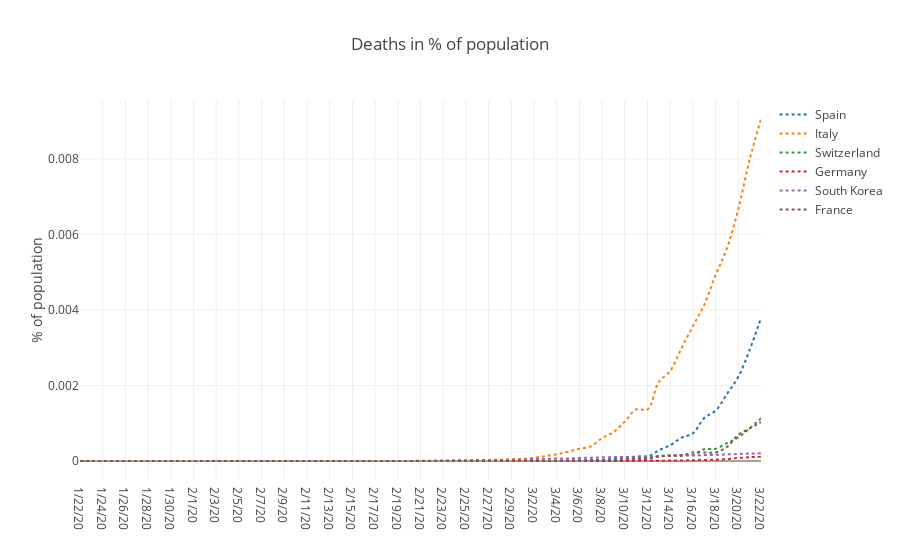

Notebook source saved alongside this figure:
### Markdown cell above
## Plotly: Deaths in % of population

### Code cell
# Quelle: https://www.youtube.com/watch?v=XUNaGFa9xCM
# dort gibt es ein weiteres Beispiel mit Widgets und interactive
#df.loc[df['Country/Region'] == "Italy"]

import plotly as py
import plotly.graph_objs as go
import ipywidgets as widgets
import numpy as np
py.offline.init_notebook_mode(connected=True)

layout = go.Layout(
    title='Deaths in % of population',
    yaxis=dict(
        title='% of population'
    ),
)

trace0 = go.Scatter(
    x=df_selec.loc[df['Country/Region'] == c_s[0],"Date"],
    y=df_selec.loc[df['Country/Region'] == c_s[0], "Deaths%pop"],
    mode='lines',
    name=c_s[0],
    line=dict(
        shape='spline',
        dash='dot'
    )
)
trace1 = go.Scatter(
    x=df_selec.loc[df['Country/Region'] == c_s[1],"Date"],
    y=df_selec.loc[df['Country/Region'] == c_s[1],"Deaths%pop"],
    mode='lines',
    name=c_s[1],
    line=dict(
        shape='spline',
        dash='dot'
    )
)
trace2 = go.Scatter(
    x=df_selec.loc[df['Country/Region'] == c_s[2],"Date"],
    y=df_selec.loc[df['Country/Region'] == c_s[2], "Deaths%pop"],
    mode='lines',
    name=c_s[2],
    line=dict(
        shape='spline',
        dash='dot'
    )
)
trace3 = go.Scatter(
    x=df_selec.loc[df['Country/Region'] == c_s[3],"Date"],
    y=df_selec.loc[df['Country/Region'] == c_s[3],"Deaths%pop"],
    mode='lines',
    name=c_s[3],
    line=dict(
        shape='spline',
        dash='dot'
    )
)
trace4 = go.Scatter(
    x=df_selec.loc[df['Country/Region'] == c_s[4],"Date"],
    y=df_selec.loc[df['Country/Region'] == c_s[4], "Deaths%pop"],
    mode='lines',
    name=c_s[4],
    line=dict(
        shape='spline',
        dash='dot'
    )
)
trace5 = go.Scatter(
    x=df_selec.loc[df['Country/Region'] == c_s[5],"Date"],
    y=df_selec.loc[df['Country/Region'] == c_s[5],"Deaths%pop"],
    mode='lines',
    name=c_s[5],
    line=dict(
        shape='spline',
        dash='dot'
    )
)

fig = go.Figure(data=[trace0, trace1, trace2, trace3, trace4, trace5], layout=layout)
py.offline.iplot(fig)

### Figure 1 — Plotly figure (JSON) as saved in the notebook; plotly's stock layout.template omitted (floating-point values rounded to 4 significant figures)
{"data": [{"line": {"dash": "dot", "shape": "spline"}, "mode": "lines", "name": "Spain", "type": "scatter", "x": ["1/22/20", "1/23/20", "1/24/20", "1/25/20", "1/26/20", "1/27/20", "1/28/20", "1/29/20", "1/30/20", "1/31/20", "2/1/20", "2/2/20", "2/3/20", "2/4/20", "2/5/20", "2/6/20", "2/7/20", "2/8/20", "2/9/20", "2/10/20", "2/11/20", "2/12/20", "2/13/20", "2/14/20", "2/15/20", "2/16/20", "2/17/20", "2/18/20", "2/19/20", "2/20/20", "2/21/20", "2/22/20", "2/23/20", "2/24/20", "2/25/20", "2/26/20", "2/27/20", "2/28/20", "2/29/20", "3/1/20", "3/2/20", "3/3/20", "3/4/20", "3/5/20", "3/6/20", "3/7/20", "3/8/20", "3/9/20", "3/10/20", "3/11/20", "3/12/20", "3/13/20", "3/14/20", "3/15/20", "3/16/20", "3/17/20", "3/18/20", "3/19/20", "3/20/20", "3/21/20", "3/22/20"], "y": [0, 0, 0, 0, 0, 0, 0, 0, 0, 0, 0, 0, 0, 0, 0, 0, 0, 0, 0, 0, 0, 0, 0, 0, 0, 0, 0, 0, 0, 0, 0, 0, 0, 0, 0, 0, 0, 0, 0, 0, 0, 2.139e-06, 4.278e-06, 6.416e-06, 1.069e-05, 2.139e-05, 3.636e-05, 5.989e-05, 7.486e-05, 0.0001155, 0.0001176, 0.0002845, 0.0004171, 0.0006181, 0.0007315, 0.00114, 0.001332, 0.001775, 0.002231, 0.002941, 0.00379]}, {"line": {"dash": "dot", "shape": "spline"}, "mode": "lines", "name": "Italy", "type": "scatter", "x": ["1/22/20", "1/23/20", "1/24/20", "1/25/20", "1/26/20", "1/27/20", "1/28/20", "1/29/20", "1/30/20", "1/31/20", "2/1/20", "2/2/20", "2/3/20", "2/4/20", "2/5/20", "2/6/20", "2/7/20", "2/8/20", "2/9/20", "2/10/20", "2/11/20", "2/12/20", "2/13/20", "2/14/20", "2/15/20", "2/16/20", "2/17/20", "2/18/20", "2/19/20", "2/20/20", "2/21/20", "2/22/20", "2/23/20", "2/24/20", "2/25/20", "2/26/20", "2/27/20", "2/28/20", "2/29/20", "3/1/20", "3/2/20", "3/3/20", "3/4/20", "3/5/20", "3/6/20", "3/7/20", "3/8/20", "3/9/20", "3/10/20", "3/11/20", "3/12/20", "3/13/20", "3/14/20", "3/15/20", "3/16/20", "3/17/20", "3/18/20", "3/19/20", "3/20/20", "3/21/20", "3/22/20"], "y": [0, 0, 0, 0, 0, 0, 0, 0, 0, 0, 0, 0, 0, 0, 0, 0, 0, 0, 0, 0, 0, 0, 0, 0, 0, 0, 0, 0, 0, 0, 1.654e-06, 3.308e-06, 4.962e-06, 1.158e-05, 1.654e-05, 1.985e-05, 2.812e-05, 3.473e-05, 4.796e-05, 5.623e-05, 8.6e-05, 0.0001307, 0.000177, 0.0002448, 0.0003258, 0.0003854, 0.0006053, 0.0007658, 0.001044, 0.001368, 0.001368, 0.002094, 0.002383, 0.002992, 0.003569, 0.00414, 0.004925, 0.005632, 0.006669, 0.00798, 0.009057]}, {"line": {"dash": "dot", "shape": "spline"}, "mode": "lines", "name": "Switzerland", "type": "scatter", "x": ["1/22/20", "1/23/20", "1/24/20", "1/25/20", "1/26/20", "1/27/20", "1/28/20", "1/29/20", "1/30/20", "1/31/20", "2/1/20", "2/2/20", "2/3/20", "2/4/20", "2/5/20", "2/6/20", "2/7/20", "2/8/20", "2/9/20", "2/10/20", "2/11/20", "2/12/20", "2/13/20", "2/14/20", "2/15/20", "2/16/20", "2/17/20", "2/18/20", "2/19/20", "2/20/20", "2/21/20", "2/22/20", "2/23/20", "2/24/20", "2/25/20", "2/26/20", "2/27/20", "2/28/20", "2/29/20", "3/1/20", "3/2/20", "3/3/20", "3/4/20", "3/5/20", "3/6/20", "3/7/20", "3/8/20", "3/9/20", "3/10/20", "3/11/20", "3/12/20", "3/13/20", "3/14/20", "3/15/20", "3/16/20", "3/17/20", "3/18/20", "3/19/20", "3/20/20", "3/21/20", "3/22/20"], "y": [0, 0, 0, 0, 0, 0, 0, 0, 0, 0, 0, 0, 0, 0, 0, 0, 0, 0, 0, 0, 0, 0, 0, 0, 0, 0, 0, 0, 0, 0, 0, 0, 0, 0, 0, 0, 0, 0, 0, 0, 0, 0, 0, 1.155e-05, 1.155e-05, 1.155e-05, 2.311e-05, 2.311e-05, 3.466e-05, 4.622e-05, 4.622e-05, 0.0001271, 0.0001502, 0.0001618, 0.0001618, 0.000312, 0.0003235, 0.0004737, 0.0006239, 0.0008666, 0.001132]}, {"line": {"dash": "dot", "shape": "spline"}, "mode": "lines", "name": "Germany", "type": "scatter", "x": ["1/22/20", "1/23/20", "1/24/20", "1/25/20", "1/26/20", "1/27/20", "1/28/20", "1/29/20", "1/30/20", "1/31/20", "2/1/20", "2/2/20", "2/3/20", "2/4/20", "2/5/20", "2/6/20", "2/7/20", "2/8/20", "2/9/20", "2/10/20", "2/11/20", "2/12/20", "2/13/20", "2/14/20", "2/15/20", "2/16/20", "2/17/20", "2/18/20", "2/19/20", "2/20/20", "2/21/20", "2/22/20", "2/23/20", "2/24/20", "2/25/20", "2/26/20", "2/27/20", "2/28/20", "2/29/20", "3/1/20", "3/2/20", "3/3/20", "3/4/20", "3/5/20", "3/6/20", "3/7/20", "3/8/20", "3/9/20", "3/10/20", "3/11/20", "3/12/20", "3/13/20", "3/14/20", "3/15/20", "3/16/20", "3/17/20", "3/18/20", "3/19/20", "3/20/20", "3/21/20", "3/22/20"], "y": [0, 0, 0, 0, 0, 0, 0, 0, 0, 0, 0, 0, 0, 0, 0, 0, 0, 0, 0, 0, 0, 0, 0, 0, 0, 0, 0, 0, 0, 0, 0, 0, 0, 0, 0, 0, 0, 0, 0, 0, 0, 0, 0, 0, 0, 0, 0, 2.387e-06, 2.387e-06, 3.581e-06, 3.581e-06, 8.355e-06, 1.074e-05, 1.313e-05, 2.029e-05, 2.865e-05, 3.342e-05, 5.252e-05, 7.997e-05, 0.0001003, 0.0001122]}, {"line": {"dash": "dot", "shape": "spline"}, "mode": "lines", "name": "South Korea", "type": "scatter", "x": ["1/22/20", "1/23/20", "1/24/20", "1/25/20", "1/26/20", "1/27/20", "1/28/20", "1/29/20", "1/30/20", "1/31/20", "2/1/20", "2/2/20", "2/3/20", "2/4/20", "2/5/20", "2/6/20", "2/7/20", "2/8/20", "2/9/20", "2/10/20", "2/11/20", "2/12/20", "2/13/20", "2/14/20", "2/15/20", "2/16/20", "2/17/20", "2/18/20", "2/19/20", "2/20/20", "2/21/20", "2/22/20", "2/23/20", "2/24/20", "2/25/20", "2/26/20", "2/27/20", "2/28/20", "2/29/20", "3/1/20", "3/2/20", "3/3/20", "3/4/20", "3/5/20", "3/6/20", "3/7/20", "3/8/20", "3/9/20", "3/10/20", "3/11/20", "3/12/20", "3/13/20", "3/14/20", "3/15/20", "3/16/20", "3/17/20", "3/18/20", "3/19/20", "3/20/20", "3/21/20", "3/22/20"], "y": [0, 0, 0, 0, 0, 0, 0, 0, 0, 0, 0, 0, 0, 0, 0, 0, 0, 0, 0, 0, 0, 0, 0, 0, 0, 0, 0, 0, 0, 1.95e-06, 3.901e-06, 3.901e-06, 1.17e-05, 1.56e-05, 1.95e-05, 2.341e-05, 2.536e-05, 2.536e-05, 3.121e-05, 3.316e-05, 5.461e-05, 5.461e-05, 6.827e-05, 6.827e-05, 8.192e-05, 8.582e-05, 9.752e-05, 0.0001034, 0.0001053, 0.000117, 0.0001287, 0.0001287, 0.0001404, 0.0001463, 0.0001463, 0.000158, 0.0001638, 0.0001775, 0.0001833, 0.0001989, 0.0002029]}, {"line": {"dash": "dot", "shape": "spline"}, "mode": "lines", "name": "France", "type": "scatter", "x": ["1/22/20", "1/23/20", "1/24/20", "1/25/20", "1/26/20", "1/27/20", "1/28/20", "1/29/20", "1/30/20", "1/31/20", "2/1/20", "2/2/20", "2/3/20", "2/4/20", "2/5/20", "2/6/20", "2/7/20", "2/8/20", "2/9/20", "2/10/20", "2/11/20", "2/12/20", "2/13/20", "2/14/20", "2/15/20", "2/16/20", "2/17/20", "2/18/20", "2/19/20", "2/20/20", "2/21/20", "2/22/20", "2/23/20", "2/24/20", "2/25/20", "2/26/20", "2/27/20", "2/28/20", "2/29/20", "3/1/20", "3/2/20", "3/3/20", "3/4/20", "3/5/20", "3/6/20", "3/7/20", "3/8/20", "3/9/20", "3/10/20", "3/11/20", "3/12/20", "3/13/20", "3/14/20", "3/15/20", "3/16/20", "3/17/20", "3/18/20", "3/19/20", "3/20/20", "3/21/20", "3/22/20"], "y": [0, 0, 0, 0, 0, 0, 0, 0, 0, 0, 0, 0, 0, 0, 0, 0, 0, 0, 0, 0, 0, 0, 0, 0, 1.532e-06, 1.532e-06, 1.532e-06, 1.532e-06, 1.532e-06, 1.532e-06, 1.532e-06, 1.532e-06, 1.532e-06, 1.532e-06, 1.532e-06, 3.064e-06, 3.064e-06, 3.064e-06, 3.064e-06, 3.064e-06, 4.596e-06, 6.128e-06, 6.128e-06, 9.192e-06, 1.379e-05, 1.685e-05, 2.911e-05, 2.911e-05, 5.056e-05, 7.354e-05, 7.354e-05, 0.000121, 0.0001394, 0.0001394, 0.0002267, 0.0002267, 0.0002267, 0.0003723, 0.0006894, 0.000861, 0.001033]}], "layout": {"title": "Deaths in % of population", "yaxis": {"title": "% of population"}}}
